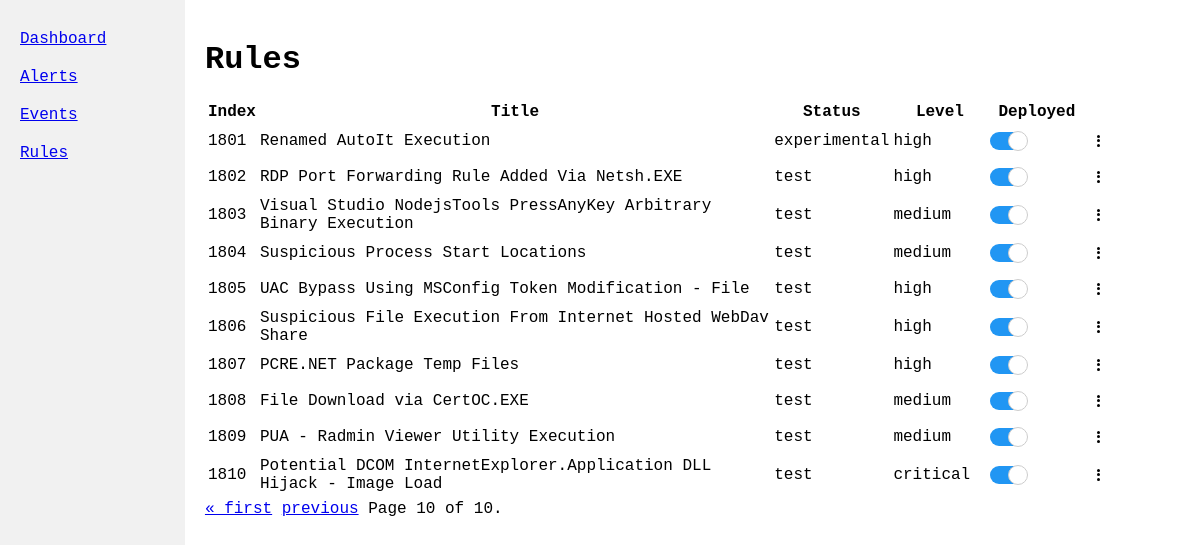
The page /rules/?page=10 on the database its author committed.
### utils/rule_item.py (models this page shows, shortened)
class RuleItem(Rule):
    def to_rule_filter(self) -> Dict:
        detection = self.detection.copy()
        detection["evaluation"] = self.create_eval_expression()
        detection.pop("condition")
        return {"id": self.id, "logsource": self.logsource, "detection": detection}

### rules/models.py (models this page shows)
class Rule(models.Model):
    title = models.CharField(max_length=200, blank=True, default="")
    id = models.CharField(max_length=200, primary_key=True)
    related = models.JSONField(blank=True, default=list)
    status = models.CharField(max_length=200, blank=True, default="")
    description = models.TextField(blank=True, default="")
    references = models.JSONField(blank=True, default=list)
    author = models.CharField(max_length=200, blank=True, default="")
    tags = models.JSONField(blank=True, default=list)
    logsource = models.JSONField(blank=True, default=dict)
    detection = models.JSONField(blank=True, default=dict)
    tags = models.JSONField(blank=True, default=list)
    logsource = models.JSONField(blank=True, default=dict)
    detection = models.JSONField(blank=True, default=dict)
    falsepositives = models.JSONField(blank=True, default=list)
    level = models.CharField(max_length=200, blank=True, default="")
    date = models.DateTimeField(auto_now_add=True)
    modified = models.DateTimeField(auto_now=True)
    is_active = models.BooleanField(default=False)

### rules/views.py (the view)
# urls.py: path('rules/', views.view_rules, name='rules'),
def view_rules(request):
    rules_list = RuleItem.objects.all().order_by('-modified')
    rules_per_page = 200
    paginator = Paginator(rules_list, rules_per_page)
    page_number = request.GET.get('page', 1)
    rules = paginator.get_page(page_number)
    return render(request, 'rules/view_rules.html', {'item_page': rules})

### rules/templates/rules/view_rules.html (shortened to what this page needs)
{% extends 'global.html' %}
{% load static %}
{% block extra_css %}
    <link rel="stylesheet" href="{% static 'rules/css/styles.css' %}">
{% endblock %}
{% block content %}
    <h1>Rules</h1>
    <div class="table-container">
        <table>
            <thead>
                <tr>
                    <th class="col-index">Index</th>
                    <th class="col-title">Title</th>
                    <th class="col-status">Status</th>
                    <th class="col-level">Level</th>
                    <th class="col-deployed">Deployed</th>
                    <th class="col-actions"></th>
                </tr>
            </thead>
            <tbody>
                {% for item in item_page %}
                <tr id="rule/{{ item.id }}">
                    <td>{{ forloop.counter0|add:item_page.start_index }}</td>
                    <td>{{ item.title }}</td>
                    <td>{{ item.status }}</td>
                    <td>{{ item.level }}</td>
                    <td>
                        <label class="switch">
                            <span class="slider round"></span>
                        </label>
                    </td>
                    <td>
                        <div class="dropdown">
                            <div class="dots">
                                <span></span>
                                <span></span>
                                <span></span>
                            </div>
                        </div>
                    </td>
                </tr>
                {% endfor %}
            </tbody>
        </table>
    </div>
    <div class="table-pagination">
        <span class="step-links">
            {% if item_page.has_previous %}
                <a href="?page=1">&laquo; first</a>
                <a href="?page={{ item_page.previous_page_number }}">previous</a>
            {% endif %}
            <span class="current">
                Page {{ item_page.number }} of {{ item_page.paginator.num_pages }}.
            </span>
        </span>
    </div>
{% endblock %}

### static/css/global.css (style rules this page uses)
body { margin: 0; height: 100vh; font-family: 'Fira Code', Consolas, 'Courier New', monospace; }
.table-container { height: 400px; overflow-y: auto; }
thead th { position: sticky; top: 0; background: white; z-index: 10; }
.dropdown { position: relative; display: inline-block; cursor: pointer; }
.dots { display: flex; flex-direction: column; justify-content: space-between; height: 12px; padding: 10px; }
.dots span { display: block; width: 3px; height: 3px; background: #000; border-radius: 50%; }

### rules/static/rules/css/styles.css (style rules this page uses)
.switch { position: relative; display: inline-block; width: 32px; height: 18px; }
.slider { position: absolute; cursor: pointer; top: 0; left: 0; right: 0; bottom: 0; background-color: #ccc; -webkit-transition: .4s; transition: .4s; }
.slider:before { position: absolute; content: ""; height: 18px; width: 18px; left: 0px; bottom: -1px; background-color: white; -webkit-transition: .4s; transition: .4s; border: 1px solid #ccc; }
input:checked+.slider { background-color: #2196F3; }
input:checked+.slider:before { -webkit-transform: translateX(18px); -ms-transform: translateX(18px); transform: translateX(18px); }
.slider.round { border-radius: 18px; }
.slider.round:before { border-radius: 50%; }
.col-index { width: 5%; }
.col-title { width: 55%; }
.col-status { width: 10%; }
.col-level { width: 10%; }
.col-deployed { width: 10%; }
.col-actions { width: 10%; }

### rows shown on the page
RuleItem: title "Renamed AutoIt Execution", status "experimental", level "high"
RuleItem: title "RDP Port Forwarding Rule Added Via Netsh.EXE", status "test", level "high"
RuleItem: title "Visual Studio NodejsTools PressAnyKey Arbitrary Binary Execution", status "test", level "medium"
RuleItem: title "Suspicious Process Start Locations", status "test", level "medium"
RuleItem: title "UAC Bypass Using MSConfig Token Modification - File", status "test", level "high"
RuleItem: title "Suspicious File Execution From Internet Hosted WebDav Share", status "test", level "high"
RuleItem: title "PCRE.NET Package Temp Files", status "test", level "high"
RuleItem: title "File Download via CertOC.EXE", status "test", level "medium"
RuleItem: title "PUA - Radmin Viewer Utility Execution", status "test", level "medium"
RuleItem: title "Potential DCOM InternetExplorer.Application DLL Hijack - Image Load", status "test", level "critical"

### other values the page prints
{{ item_page.number }} "10"
{{ item_page.paginator.num_pages }} "10"
